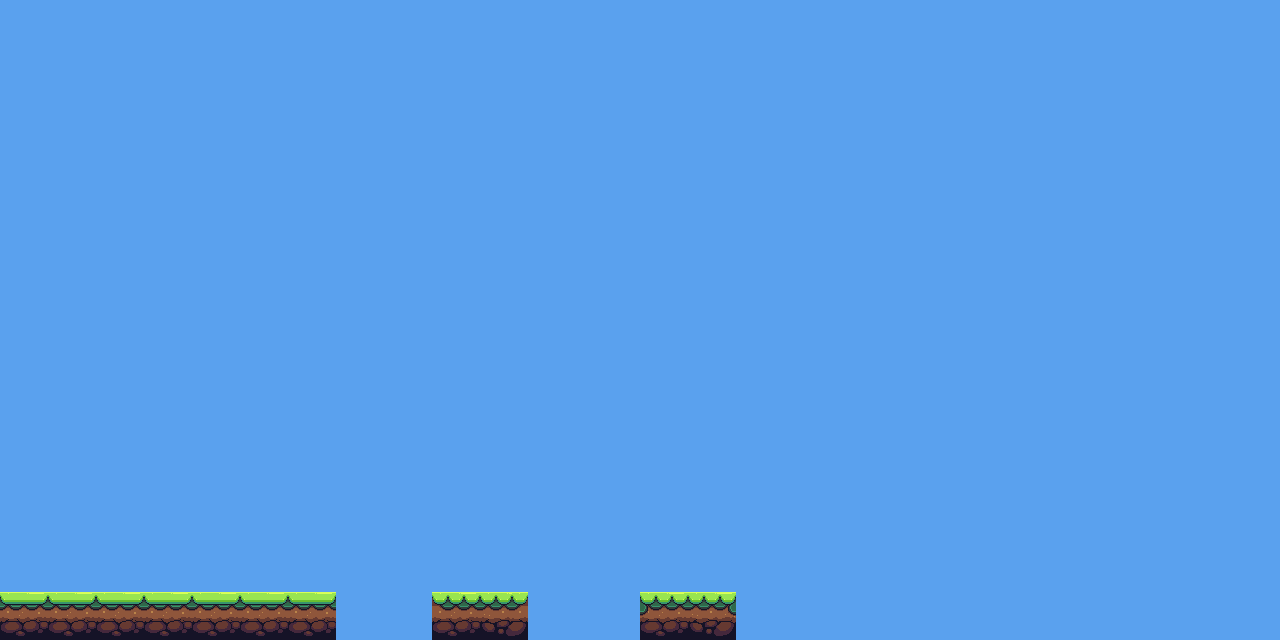

A level layout from a 2D game, rendered from its tile map. Below: a short description, then the map file with tile-grid data replaced by summaries:
An orthogonal 80x40 tile map with 16x16 px tiles, 2 tile layers (Background, Terrain) and 3 objects.

<map version="1.9" tiledversion="1.9.2" orientation="orthogonal" renderorder="right-down" width="80" height="40" tilewidth="16" tileheight="16" infinite="0" nextlayerid="10" nextobjectid="39">
 <tileset firstgid="1" source="tileset/environment.tsx" />
 <layer id="2" name="Background" width="80" height="40">
  <data>[3200 cells, 3200 non-empty, 3 distinct tile ids]</data>
 </layer>
 <layer id="1" name="Terrain" width="80" height="40">
  <data>[3200 cells, 99 non-empty, 45 distinct tile ids]</data>
 </layer>
 <objectgroup id="4" name="Collisions">
  <object id="3" x="0" y="591.5" width="336" height="48" />
  <object id="37" x="432" y="591.667" width="95.6667" height="48.3333" />
  <object id="38" x="639.667" y="591.667" width="95.6667" height="48.3333" />
 </objectgroup>
</map>
